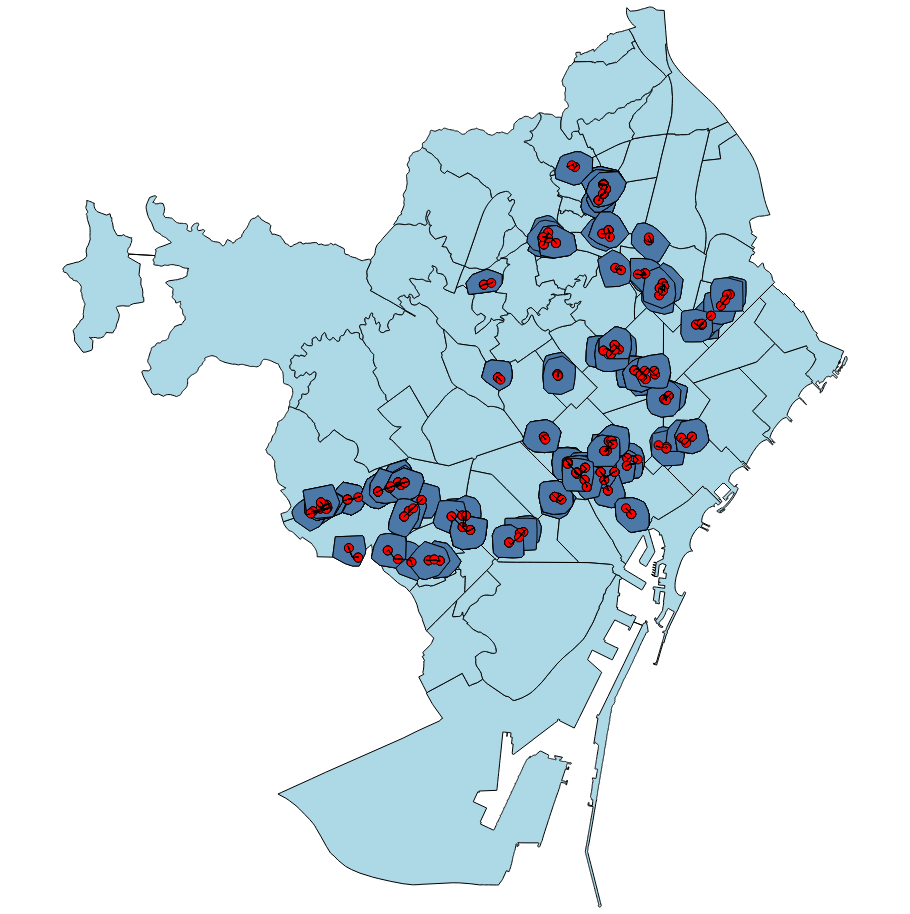

The notebook cell this image was saved under:
### Code cell
# Frame 1: polygons only
alt.data_transformers.enable("vegafusion")
polys_df = isocores_df_all[['id', 'geometry']].copy()
polys_df = gpd.GeoDataFrame(polys_df, geometry='geometry', crs="EPSG:4326")


not_self_exchanges = all_exchanges[all_exchanges['type'] == 'Exchange'].copy()
not_self_exchanges = not_self_exchanges[not_self_exchanges['mode'] == 'Bus - Tram']
origens = not_self_exchanges['origen'].unique().tolist()
destinations = not_self_exchanges['dest'].unique().tolist()
stops =  origens + destinations

isochrone_chart = alt.Chart(polys_df[polys_df['id'].isin(origens)]).mark_geoshape(
    stroke='black',
    strokeWidth=1
).encode(tooltip=['id'])

points = alt.Chart(all_stops[all_stops['id'].isin(stops)]).mark_geoshape(
    fill='red',
    stroke='black',
    strokeWidth=1,
    size=0
).encode(
    tooltip=['name']
)

itineraries_chart = alt.Chart(not_self_exchanges).mark_geoshape(
    filled = False,
    stroke='black',
    strokeWidth=1,
    size=0
)


(
neigh_layer + isochrone_chart + points + itineraries_chart  ).properties(
    width=900,
    height=900
)

### Figure 1 — Vega specification as saved in the notebook (floating-point values rounded to 4 significant figures; data arrays with more than 128 entries replaced by an {"elided": "..."} marker saying what was removed)
{"$schema": "https://vega.github.io/schema/vega/v6.json", "data": [{"name": "data-ff3992ad043cdfa6038f5a9446ee4523", "values": [{"name": "la Barceloneta", "type": "Feature", "geometry": {"type": "Polygon", "coordinates": {"elided": "1x539x2 float values"}}}, {"name": "la Marina del Prat Vermell", "type": "Feature", "geometry": {"type": "Polygon", "coordinates": {"elided": "1x2940x2 float values"}}}, {"name": "Sant Antoni", "type": "Feature", "geometry": {"type": "Polygon", "coordinates": [[[2.168, 41.38], [2.168, 41.38], [2.158, 41.38], [2.156, 41.38], [2.154, 41.38], [2.151, 41.38], [2.15, 41.38], [2.15, 41.38], [2.152, 41.38], [2.153, 41.38], [2.156, 41.38], [2.159, 41.38], [2.161, 41.38], [2.162, 41.38], [2.163, 41.39], [2.164, 41.39], [2.165, 41.39], [2.164, 41.39], [2.163, 41.38], [2.167, 41.38], [2.168, 41.38]]]}}, {"name": "Vallvidrera, el Tibidabo i les Planes", "type": "Feature", "geometry": {"type": "Polygon", "coordinates": {"elided": "1x1725x2 float values"}}}, {"name": "Sarrià", "type": "Feature", "geometry": {"type": "Polygon", "coordinates": {"elided": "1x656x2 float values"}}}, {"name": "Vallcarca i els Penitents", "type": "Feature", "geometry": {"type": "Polygon", "coordinates": {"elided": "1x521x2 float values"}}}, {"name": "Baró de Viver", "type": "Feature", "geometry": {"type": "Polygon", "coordinates": [[[2.197, 41.44], [2.196, 41.44], [2.196, 41.44], [2.196, 41.44], [2.196, 41.44], [2.197, 41.45], [2.197, 41.45], [2.198, 41.45], [2.198, 41.45], [2.2, 41.45], [2.201, 41.45], [2.202, 41.45], [2.203, 41.45], [2.203, 41.45], [2.202, 41.45], [2.202, 41.45], [2.199, 41.45], [2.199, 41.45], [2.199, 41.44], [2.2, 41.44], [2.197, 41.44]]]}}, {"name": "Sant Genís dels Agudells", "type": "Feature", "geometry": {"type": "Polygon", "coordinates": {"elided": "1x580x2 float values"}}}, {"name": "Horta", "type": "Feature", "geometry": {"type": "Polygon", "coordinates": {"elided": "1x671x2 float values"}}}, {"name": "l'Antiga Esquerra de l'Eixample", "type": "Feature", "geometry": {"type": "Polygon", "coordinates": [[[2.157, 41.39], [2.158, 41.39], [2.16, 41.39], [2.161, 41.39], [2.162, 41.39], [2.164, 41.39], [2.165, 41.39], [2.165, 41.39], [2.164, 41.39], [2.163, 41.39], [2.162, 41.38], [2.161, 41.38], [2.159, 41.38], [2.157, 41.38], [2.156, 41.38], [2.154, 41.39], [2.153, 41.39], [2.152, 41.39], [2.151, 41.39], [2.148, 41.39], [2.148, 41.39], [2.144, 41.39], [2.144, 41.39], [2.144, 41.39], [2.144, 41.39], [2.144, 41.39], [2.144, 41.39], [2.145, 41.39], [2.145, 41.39], [2.145, 41.39], [2.145, 41.39], [2.145, 41.39], [2.145, 41.39], [2.145, 41.39], [2.145, 41.39], [2.145, 41.39], [2.145, 41.39], [2.145, 41.39], [2.145, 41.39], [2.145, 41.39], [2.145, 41.39], [2.155, 41.4], [2.155, 41.4], [2.156, 41.39], [2.157, 41.39]]]}}, {"name": "el Raval", "type": "Feature", "geometry": {"type": "Polygon", "coordinates": {"elided": "1x95x2 float values"}}}, {"name": "el Barri Gòtic", "type": "Feature", "geometry": {"type": "Polygon", "coordinates": {"elided": "1x119x2 float values"}}}, {"name": "Sant Pere, Santa Caterina i la Ribera", "type": "Feature", "geometry": {"type": "Polygon", "coordinates": {"elided": "1x65x2 float values"}}}, {"name": "el Fort Pienc", "type": "Feature", "geometry": {"type": "Polygon", "coordinates": [[[2.184, 41.39], [2.182, 41.39], [2.181, 41.39], [2.18, 41.39], [2.176, 41.39], [2.176, 41.39], [2.176, 41.39], [2.176, 41.39], [2.176, 41.39], [2.176, 41.39], [2.176, 41.39], [2.176, 41.39], [2.176, 41.39], [2.176, 41.39], [2.176, 41.39], [2.176, 41.4], [2.176, 41.4], [2.176, 41.4], [2.176, 41.4], [2.176, 41.4], [2.176, 41.4], [2.176, 41.4], [2.177, 41.4], [2.177, 41.4], [2.177, 41.4], [2.178, 41.4], [2.178, 41.4], [2.177, 41.4], [2.177, 41.4], [2.177, 41.4], [2.176, 41.4], [2.176, 41.4], [2.175, 41.4], [2.174, 41.4], [2.173, 41.4], [2.175, 41.4], [2.185, 41.4], [2.187, 41.4], [2.187, 41.39], [2.187, 41.39], [2.187, 41.39], [2.187, 41.39], [2.187, 41.39], [2.187, 41.39], [2.187, 41.39], [2.187, 41.39], [2.187, 41.39], [2.187, 41.39], [2.187, 41.39], [2.187, 41.39], [2.187, 41.39], [2.184, 41.39]]]}}, {"name": "la Sagrada Família", "type": "Feature", "geometry": {"type": "Polygon", "coordinates": [[[2.173, 41.4], [2.173, 41.4], [2.173, 41.4], [2.171, 41.4], [2.17, 41.4], [2.17, 41.4], [2.17, 41.4], [2.172, 41.4], [2.169, 41.41], [2.175, 41.41], [2.179, 41.41], [2.181, 41.41], [2.182, 41.41], [2.183, 41.41], [2.186, 41.4], [2.185, 41.4], [2.185, 41.4], [2.175, 41.4], [2.173, 41.4]]]}}, {"name": "la Dreta de l'Eixample", "type": "Feature", "geometry": {"type": "Polygon", "coordinates": {"elided": "1x65x2 float values"}}}, {"name": "la Nova Esquerra de l'Eixample", "type": "Feature", "geometry": {"type": "Polygon", "coordinates": [[[2.152, 41.38], [2.15, 41.38], [2.149, 41.38], [2.149, 41.38], [2.148, 41.38], [2.142, 41.38], [2.143, 41.39], [2.143, 41.39], [2.143, 41.39], [2.143, 41.39], [2.144, 41.39], [2.144, 41.39], [2.148, 41.39], [2.148, 41.39], [2.151, 41.39], [2.152, 41.39], [2.153, 41.39], [2.154, 41.39], [2.156, 41.38], [2.157, 41.38], [2.159, 41.38], [2.156, 41.38], [2.153, 41.38], [2.152, 41.38]]]}}, {"name": "el Poble-sec", "type": "Feature", "geometry": {"type": "Polygon", "coordinates": {"elided": "1x312x2 float values"}}}, {"name": "la Marina de Port", "type": "Feature", "geometry": {"type": "Polygon", "coordinates": {"elided": "1x182x2 float values"}}}, {"name": "la Font de la Guatlla", "type": "Feature", "geometry": {"type": "Polygon", "coordinates": {"elided": "1x91x2 float values"}}}, {"name": "Hostafrancs", "type": "Feature", "geometry": {"type": "Polygon", "coordinates": {"elided": "1x91x2 float values"}}}, {"name": "la Bordeta", "type": "Feature", "geometry": {"type": "Polygon", "coordinates": {"elided": "1x92x2 float values"}}}, {"name": "Sants - Badal", "type": "Feature", "geometry": {"type": "Polygon", "coordinates": [[[2.13, 41.38], [2.13, 41.38], [2.131, 41.37], [2.131, 41.37], [2.132, 41.37], [2.132, 41.37], [2.132, 41.37], [2.131, 41.37], [2.131, 41.37], [2.131, 41.37], [2.131, 41.37], [2.131, 41.37], [2.13, 41.37], [2.13, 41.37], [2.13, 41.37], [2.129, 41.37], [2.129, 41.37], [2.129, 41.37], [2.129, 41.37], [2.128, 41.37], [2.128, 41.37], [2.127, 41.37], [2.127, 41.37], [2.126, 41.37], [2.126, 41.37], [2.126, 41.37], [2.125, 41.37], [2.125, 41.37], [2.124, 41.37], [2.124, 41.37], [2.124, 41.37], [2.124, 41.37], [2.124, 41.37], [2.124, 41.37], [2.124, 41.37], [2.124, 41.37], [2.124, 41.37], [2.124, 41.37], [2.123, 41.37], [2.122, 41.38], [2.122, 41.38], [2.122, 41.38], [2.122, 41.38], [2.123, 41.38], [2.125, 41.38], [2.128, 41.38], [2.129, 41.38], [2.129, 41.38], [2.13, 41.38], [2.13, 41.38], [2.13, 41.38]]]}}, {"name": "Sants", "type": "Feature", "geometry": {"type": "Polygon", "coordinates": {"elided": "1x106x2 float values"}}}, {"name": "les Corts", "type": "Feature", "geometry": {"type": "Polygon", "coordinates": {"elided": "1x82x2 float values"}}}, {"name": "la Maternitat i Sant Ramon", "type": "Feature", "geometry": {"type": "Polygon", "coordinates": {"elided": "1x86x2 float values"}}}, {"name": "Pedralbes", "type": "Feature", "geometry": {"type": "Polygon", "coordinates": {"elided": "1x313x2 float values"}}}, {"name": "les Tres Torres", "type": "Feature", "geometry": {"type": "Polygon", "coordinates": {"elided": "1x116x2 float values"}}}, {"name": "Sant Gervasi - la Bonanova", "type": "Feature", "geometry": {"type": "Polygon", "coordinates": {"elided": "1x514x2 float values"}}}, {"name": "Sant Gervasi - Galvany", "type": "Feature", "geometry": {"type": "Polygon", "coordinates": {"elided": "1x134x2 float values"}}}, {"name": "el Putxet i el Farró", "type": "Feature", "geometry": {"type": "Polygon", "coordinates": {"elided": "1x185x2 float values"}}}, {"name": "el Coll", "type": "Feature", "geometry": {"type": "Polygon", "coordinates": {"elided": "1x179x2 float values"}}}, {"name": "la Salut", "type": "Feature", "geometry": {"type": "Polygon", "coordinates": {"elided": "1x169x2 float values"}}}, {"name": "la Vila de Gràcia", "type": "Feature", "geometry": {"type": "Polygon", "coordinates": {"elided": "1x84x2 float values"}}}, {"name": "el Camp d'en Grassot i Gràcia Nova", "type": "Feature", "geometry": {"type": "Polygon", "coordinates": [[[2.169, 41.4], [2.167, 41.4], [2.166, 41.4], [2.165, 41.4], [2.165, 41.4], [2.164, 41.4], [2.164, 41.4], [2.163, 41.4], [2.162, 41.4], [2.162, 41.4], [2.162, 41.4], [2.164, 41.4], [2.163, 41.41], [2.163, 41.41], [2.163, 41.41], [2.163, 41.41], [2.162, 41.41], [2.162, 41.41], [2.161, 41.41], [2.161, 41.41], [2.161, 41.41], [2.161, 41.41], [2.16, 41.41], [2.16, 41.41], [2.16, 41.41], [2.159, 41.41], [2.158, 41.41], [2.158, 41.41], [2.16, 41.41], [2.161, 41.41], [2.162, 41.41], [2.162, 41.41], [2.163, 41.41], [2.164, 41.41], [2.164, 41.41], [2.164, 41.41], [2.165, 41.41], [2.169, 41.41], [2.172, 41.4], [2.169, 41.4]]]}}, {"name": "el Baix Guinardó", "type": "Feature", "geometry": {"type": "Polygon", "coordinates": [[[2.17, 41.41], [2.169, 41.41], [2.165, 41.41], [2.164, 41.41], [2.164, 41.41], [2.164, 41.41], [2.163, 41.41], [2.162, 41.41], [2.161, 41.41], [2.161, 41.41], [2.161, 41.41], [2.161, 41.41], [2.162, 41.41], [2.162, 41.41], [2.162, 41.41], [2.162, 41.41], [2.163, 41.41], [2.163, 41.41], [2.163, 41.41], [2.163, 41.41], [2.164, 41.41], [2.164, 41.41], [2.164, 41.41], [2.164, 41.41], [2.166, 41.41], [2.166, 41.41], [2.167, 41.42], [2.167, 41.42], [2.168, 41.42], [2.168, 41.42], [2.168, 41.42], [2.168, 41.42], [2.168, 41.42], [2.168, 41.42], [2.168, 41.42], [2.168, 41.42], [2.169, 41.42], [2.169, 41.42], [2.169, 41.42], [2.169, 41.42], [2.169, 41.42], [2.169, 41.42], [2.169, 41.42], [2.169, 41.42], [2.169, 41.42], [2.169, 41.42], [2.169, 41.42], [2.169, 41.42], [2.169, 41.41], [2.17, 41.41], [2.17, 41.41], [2.17, 41.41], [2.17, 41.41], [2.17, 41.41], [2.171, 41.41], [2.171, 41.41], [2.171, 41.41], [2.171, 41.41], [2.172, 41.41], [2.173, 41.41], [2.174, 41.41], [2.174, 41.41], [2.17, 41.41]]]}}, {"name": "Can Baró", "type": "Feature", "geometry": {"type": "Polygon", "coordinates": {"elided": "1x329x2 float values"}}}, {"name": "el Clot", "type": "Feature", "geometry": {"type": "Polygon", "coordinates": [[[2.192, 41.41], [2.194, 41.41], [2.194, 41.41], [2.194, 41.41], [2.194, 41.41], [2.195, 41.41], [2.195, 41.41], [2.195, 41.41], [2.195, 41.41], [2.196, 41.41], [2.197, 41.41], [2.197, 41.41], [2.197, 41.41], [2.195, 41.41], [2.193, 41.41], [2.191, 41.41], [2.19, 41.41], [2.188, 41.4], [2.188, 41.4], [2.188, 41.4], [2.188, 41.4], [2.188, 41.4], [2.187, 41.4], [2.187, 41.4], [2.187, 41.4], [2.187, 41.4], [2.187, 41.4], [2.186, 41.4], [2.186, 41.4], [2.186, 41.4], [2.186, 41.4], [2.183, 41.41], [2.185, 41.41], [2.186, 41.41], [2.187, 41.41], [2.187, 41.41], [2.187, 41.41], [2.187, 41.42], [2.187, 41.42], [2.188, 41.41], [2.189, 41.41], [2.19, 41.41], [2.191, 41.42], [2.191, 41.42], [2.192, 41.41]]]}}, {"name": "el Guinardó", "type": "Feature", "geometry": {"type": "Polygon", "coordinates": {"elided": "1x327x2 float values"}}}, {"name": "la Teixonera", "type": "Feature", "geometry": {"type": "Polygon", "coordinates": {"elided": "1x127x2 float values"}}}, {"name": "la Font d'en Fargues", "type": "Feature", "geometry": {"type": "Polygon", "coordinates": {"elided": "1x211x2 float values"}}}, {"name": "la Vall d'Hebron", "type": "Feature", "geometry": {"type": "Polygon", "coordinates": {"elided": "1x235x2 float values"}}}, {"name": "el Carmel", "type": "Feature", "geometry": {"type": "Polygon", "coordinates": {"elided": "1x373x2 float values"}}}, {"name": "el Parc i la Llacuna del Poblenou", "type": "Feature", "geometry": {"type": "Polygon", "coordinates": [[[2.194, 41.41], [2.195, 41.4], [2.195, 41.4], [2.196, 41.4], [2.197, 41.4], [2.197, 41.4], [2.197, 41.4], [2.197, 41.4], [2.195, 41.4], [2.194, 41.4], [2.194, 41.4], [2.195, 41.4], [2.196, 41.4], [2.195, 41.4], [2.191, 41.39], [2.19, 41.39], [2.189, 41.39], [2.188, 41.39], [2.187, 41.39], [2.185, 41.39], [2.182, 41.39], [2.187, 41.39], [2.187, 41.39], [2.187, 41.39], [2.187, 41.39], [2.187, 41.39], [2.187, 41.39], [2.187, 41.39], [2.187, 41.39], [2.187, 41.39], [2.187, 41.39], [2.187, 41.39], [2.187, 41.39], [2.187, 41.39], [2.187, 41.4], [2.185, 41.4], [2.186, 41.4], [2.186, 41.4], [2.186, 41.4], [2.186, 41.4], [2.187, 41.4], [2.187, 41.4], [2.187, 41.4], [2.187, 41.4], [2.187, 41.4], [2.188, 41.4], [2.188, 41.4], [2.188, 41.4], [2.188, 41.4], [2.188, 41.4], [2.19, 41.41], [2.191, 41.41], [2.193, 41.41], [2.194, 41.41], [2.194, 41.41]]]}}, {"name": "Montbau", "type": "Feature", "geometry": {"type": "Polygon", "coordinates": {"elided": "1x458x2 float values"}}}, {"name": "Provençals del Poblenou", "type": "Feature", "geometry": {"type": "Polygon", "coordinates": [[[2.196, 41.41], [2.194, 41.41], [2.193, 41.41], [2.191, 41.41], [2.193, 41.41], [2.195, 41.41], [2.197, 41.41], [2.198, 41.41], [2.202, 41.41], [2.203, 41.42], [2.205, 41.42], [2.208, 41.42], [2.21, 41.42], [2.21, 41.42], [2.21, 41.42], [2.209, 41.42], [2.209, 41.42], [2.208, 41.42], [2.208, 41.42], [2.208, 41.42], [2.207, 41.42], [2.209, 41.41], [2.21, 41.41], [2.211, 41.41], [2.212, 41.41], [2.211, 41.41], [2.21, 41.41], [2.209, 41.41], [2.208, 41.41], [2.206, 41.41], [2.204, 41.41], [2.202, 41.41], [2.199, 41.41], [2.196, 41.41]]]}}, {"name": "la Clota", "type": "Feature", "geometry": {"type": "Polygon", "coordinates": {"elided": "1x141x2 float values"}}}, {"name": "Vilapicina i la Torre Llobeta", "type": "Feature", "geometry": {"type": "Polygon", "coordinates": [[[2.166, 41.43], [2.166, 41.43], [2.166, 41.43], [2.166, 41.43], [2.167, 41.43], [2.167, 41.43], [2.169, 41.43], [2.169, 41.43], [2.17, 41.43], [2.172, 41.43], [2.173, 41.43], [2.174, 41.43], [2.175, 41.43], [2.176, 41.43], [2.177, 41.43], [2.178, 41.43], [2.183, 41.43], [2.184, 41.43], [2.184, 41.43], [2.184, 41.43], [2.179, 41.43], [2.177, 41.43], [2.177, 41.43], [2.177, 41.43], [2.176, 41.43], [2.176, 41.43], [2.176, 41.43], [2.17, 41.43], [2.17, 41.43], [2.167, 41.43], [2.165, 41.43], [2.164, 41.43], [2.164, 41.43], [2.164, 41.43], [2.164, 41.43], [2.164, 41.43], [2.164, 41.43], [2.164, 41.43], [2.164, 41.43], [2.165, 41.43], [2.165, 41.43], [2.166, 41.43], [2.165, 41.43], [2.164, 41.43], [2.164, 41.43], [2.164, 41.43], [2.165, 41.43], [2.165, 41.43], [2.166, 41.43]]]}}, {"name": "Porta", "type": "Feature", "geometry": {"type": "Polygon", "coordinates": [[[2.185, 41.44], [2.183, 41.43], [2.183, 41.43], [2.183, 41.43], [2.183, 41.43], [2.183, 41.43], [2.178, 41.43], [2.177, 41.43], [2.176, 41.43], [2.175, 41.43], [2.175, 41.43], [2.174, 41.43], [2.174, 41.43], [2.174, 41.43], [2.174, 41.43], [2.173, 41.43], [2.173, 41.43], [2.173, 41.43], [2.173, 41.43], [2.172, 41.43], [2.172, 41.43], [2.172, 41.44], [2.172, 41.44], [2.172, 41.44], [2.173, 41.44], [2.173, 41.44], [2.173, 41.44], [2.174, 41.44], [2.174, 41.44], [2.174, 41.44], [2.174, 41.44], [2.174, 41.44], [2.174, 41.44], [2.174, 41.44], [2.175, 41.44], [2.175, 41.44], [2.175, 41.44], [2.175, 41.44], [2.175, 41.44], [2.175, 41.44], [2.175, 41.44], [2.175, 41.44], [2.175, 41.44], [2.179, 41.44], [2.18, 41.44], [2.182, 41.44], [2.182, 41.44], [2.185, 41.44]]]}}, {"name": "el Turó de la Peira", "type": "Feature", "geometry": {"type": "Polygon", "coordinates": {"elided": "1x105x2 float values"}}}, {"name": "Can Peguera", "type": "Feature", "geometry": {"type": "Polygon", "coordinates": {"elided": "1x78x2 float values"}}}, {"name": "la Guineueta", "type": "Feature", "geometry": {"type": "Polygon", "coordinates": {"elided": "1x149x2 float values"}}}, {"name": "Canyelles", "type": "Feature", "geometry": {"type": "Polygon", "coordinates": {"elided": "1x237x2 float values"}}}, {"name": "Sant Martí de Provençals", "type": "Feature", "geometry": {"type": "Polygon", "coordinates": [[[2.197, 41.41], [2.197, 41.41], [2.197, 41.41], [2.197, 41.41], [2.196, 41.41], [2.195, 41.41], [2.195, 41.41], [2.195, 41.41], [2.195, 41.41], [2.194, 41.41], [2.194, 41.41], [2.194, 41.41], [2.194, 41.41], [2.192, 41.41], [2.193, 41.42], [2.194, 41.42], [2.193, 41.42], [2.193, 41.42], [2.193, 41.42], [2.193, 41.42], [2.193, 41.42], [2.193, 41.42], [2.194, 41.42], [2.194, 41.42], [2.195, 41.42], [2.196, 41.42], [2.198, 41.42], [2.199, 41.42], [2.199, 41.42], [2.199, 41.42], [2.199, 41.42], [2.2, 41.42], [2.202, 41.42], [2.203, 41.42], [2.204, 41.42], [2.204, 41.42], [2.205, 41.42], [2.205, 41.42], [2.203, 41.42], [2.202, 41.41], [2.198, 41.41], [2.197, 41.41]]]}}, {"name": "les Roquetes", "type": "Feature", "geometry": {"type": "Polygon", "coordinates": {"elided": "1x343x2 float values"}}}, {"name": "Verdun", "type": "Feature", "geometry": {"type": "Polygon", "coordinates": [[[2.175, 41.44], [2.175, 41.44], [2.175, 41.44], [2.175, 41.44], [2.174, 41.44], [2.174, 41.44], [2.174, 41.44], [2.174, 41.44], [2.174, 41.44], [2.174, 41.44], [2.174, 41.44], [2.174, 41.44], [2.173, 41.44], [2.173, 41.44], [2.173, 41.44], [2.173, 41.44], [2.173, 41.44], [2.173, 41.44], [2.173, 41.44], [2.173, 41.44], [2.173, 41.44], [2.173, 41.44], [2.173, 41.44], [2.173, 41.44], [2.172, 41.44], [2.172, 41.44], [2.172, 41.44], [2.172, 41.44], [2.172, 41.44], [2.172, 41.44], [2.173, 41.44], [2.174, 41.44], [2.174, 41.44], [2.174, 41.44], [2.175, 41.44], [2.175, 41.44], [2.175, 41.44], [2.176, 41.44], [2.176, 41.44], [2.176, 41.45], [2.177, 41.45], [2.177, 41.45], [2.178, 41.45], [2.178, 41.45], [2.179, 41.45], [2.179, 41.45], [2.179, 41.45], [2.179, 41.45], [2.179, 41.45], [2.18, 41.45], [2.179, 41.45], [2.179, 41.44], [2.178, 41.44], [2.178, 41.44], [2.178, 41.44], [2.178, 41.44], [2.177, 41.44], [2.177, 41.44], [2.176, 41.44], [2.175, 41.44]]]}}, {"name": "la Prosperitat", "type": "Feature", "geometry": {"type": "Polygon", "coordinates": [[[2.176, 41.44], [2.175, 41.44], [2.175, 41.44], [2.175, 41.44], [2.175, 41.44], [2.175, 41.44], [2.175, 41.44], [2.175, 41.44], [2.175, 41.44], [2.175, 41.44], [2.175, 41.44], [2.175, 41.44], [2.176, 41.44], [2.177, 41.44], [2.177, 41.44], [2.178, 41.44], [2.178, 41.44], [2.178, 41.44], [2.178, 41.44], [2.179, 41.44], [2.179, 41.45], [2.18, 41.45], [2.18, 41.45], [2.18, 41.45], [2.18, 41.45], [2.18, 41.45], [2.181, 41.45], [2.182, 41.45], [2.183, 41.45], [2.185, 41.45], [2.186, 41.45], [2.187, 41.45], [2.187, 41.45], [2.187, 41.45], [2.187, 41.45], [2.188, 41.45], [2.186, 41.44], [2.186, 41.44], [2.185, 41.44], [2.182, 41.44], [2.182, 41.44], [2.18, 41.44], [2.179, 41.44], [2.176, 41.44]]]}}, {"name": "la Trinitat Nova", "type": "Feature", "geometry": {"type": "Polygon", "coordinates": {"elided": "1x128x2 float values"}}}, {"name": "Ciutat Meridiana", "type": "Feature", "geometry": {"type": "Polygon", "coordinates": {"elided": "1x170x2 float values"}}}, {"name": "Vallbona", "type": "Feature", "geometry": {"type": "Polygon", "coordinates": {"elided": "1x80x2 float values"}}}, {"name": "la Trinitat Vella", "type": "Feature", "geometry": {"type": "Polygon", "coordinates": {"elided": "1x99x2 float values"}}}, {"name": "Torre Baró", "type": "Feature", "geometry": {"type": "Polygon", "coordinates": {"elided": "1x492x2 float values"}}}, {"name": "el Bon Pastor", "type": "Feature", "geometry": {"type": "Polygon", "coordinates": {"elided": "1x143x2 float values"}}}, {"name": "Sant Andreu", "type": "Feature", "geometry": {"type": "Polygon", "coordinates": {"elided": "1x122x2 float values"}}}, {"name": "la Sagrera", "type": "Feature", "geometry": {"type": "Polygon", "coordinates": {"elided": "1x77x2 float values"}}}, {"name": "el Congrés i els Indians", "type": "Feature", "geometry": {"type": "Polygon", "coordinates": [[[2.181, 41.42], [2.181, 41.42], [2.181, 41.42], [2.181, 41.42], [2.181, 41.42], [2.181, 41.42], [2.181, 41.42], [2.18, 41.42], [2.177, 41.43], [2.176, 41.43], [2.176, 41.43], [2.177, 41.43], [2.177, 41.43], [2.177, 41.43], [2.179, 41.43], [2.184, 41.43], [2.184, 41.43], [2.184, 41.43], [2.184, 41.42], [2.184, 41.42], [2.184, 41.42], [2.183, 41.42], [2.182, 41.42], [2.182, 41.42], [2.182, 41.42], [2.181, 41.42], [2.181, 41.42]]]}}, {"name": "Navas", "type": "Feature", "geometry": {"type": "Polygon", "coordinates": [[[2.189, 41.42], [2.19, 41.42], [2.191, 41.42], [2.191, 41.42], [2.191, 41.42], [2.191, 41.42], [2.191, 41.42], [2.191, 41.42], [2.191, 41.42], [2.19, 41.41], [2.189, 41.41], [2.188, 41.41], [2.183, 41.42], [2.181, 41.42], [2.18, 41.42], [2.18, 41.42], [2.181, 41.42], [2.181, 41.42], [2.181, 41.42], [2.182, 41.42], [2.182, 41.42], [2.182, 41.42], [2.183, 41.42], [2.184, 41.42], [2.184, 41.42], [2.186, 41.42], [2.187, 41.42], [2.187, 41.42], [2.189, 41.42]]]}}, {"name": "el Camp de l'Arpa del Clot", "type": "Feature", "geometry": {"type": "Polygon", "coordinates": [[[2.185, 41.41], [2.183, 41.41], [2.182, 41.41], [2.181, 41.41], [2.179, 41.41], [2.175, 41.41], [2.181, 41.42], [2.183, 41.42], [2.187, 41.42], [2.187, 41.42], [2.187, 41.41], [2.187, 41.41], [2.187, 41.41], [2.186, 41.41], [2.185, 41.41]]]}}, {"name": "la Vila Olímpica del Poblenou", "type": "Feature", "geometry": {"type": "Polygon", "coordinates": {"elided": "1x288x2 float values"}}}, {"name": "el Poblenou", "type": "Feature", "geometry": {"type": "Polygon", "coordinates": {"elided": "1x85x2 float values"}}}, {"name": "la Verneda i la Pau", "type": "Feature", "geometry": {"type": "Polygon", "coordinates": {"elided": "1x78x2 float values"}}}, {"name": "Diagonal Mar i el Front Marítim del Poblenou", "type": "Feature", "geometry": {"type": "Polygon", "coordinates": {"elided": "1x388x2 float values"}}}, {"name": "el Besòs i el Maresme", "type": "Feature", "geometry": {"type": "Polygon", "coordinates": {"elided": "1x492x2 float values"}}}]}, {"name": "data-38203bf5987afa07ce4ac8546b1c329b", "values": {"elided": "370 records"}}, {"name": "data-072526b18aa3b442c707518af1293759", "values": {"elided": "420 records"}}, {"name": "data-3288287d3422a4dfc1228b40d8b72dc7", "values": {"elided": "545 records"}}], "marks": [{"type": "shape", "name": "layer_0_marks", "from": {"data": "data-ff3992ad043cdfa6038f5a9446ee4523"}, "encode": {"update": {"stroke": {"value": "black"}, "tooltip": {"signal": "{\"name\": isValid(datum[\"name\"]) ? datum[\"name\"] : \"\"+datum[\"name\"]}"}, "fill": {"value": "lightblue"}}}, "transform": [{"type": "geoshape", "projection": "projection"}], "style": ["geoshape"]}, {"type": "shape", "name": "layer_1_marks", "from": {"data": "data-38203bf5987afa07ce4ac8546b1c329b"}, "encode": {"update": {"fill": {"value": "#4c78a8"}, "tooltip": {"signal": "{\"id\": isValid(datum[\"id\"]) ? datum[\"id\"] : \"\"+datum[\"id\"]}"}, "stroke": {"value": "black"}, "strokeWidth": {"value": 1}}}, "transform": [{"type": "geoshape", "projection": "projection"}], "style": ["geoshape"]}, {"type": "shape", "name": "layer_2_marks", "from": {"data": "data-072526b18aa3b442c707518af1293759"}, "encode": {"update": {"tooltip": {"signal": "{\"name\": isValid(datum[\"name\"]) ? datum[\"name\"] : \"\"+datum[\"name\"]}"}, "stroke": {"value": "black"}, "strokeWidth": {"value": 1}, "fill": {"value": "red"}}}, "transform": [{"type": "geoshape", "projection": "projection"}], "style": ["geoshape"]}, {"type": "shape", "name": "layer_3_marks", "from": {"data": "data-3288287d3422a4dfc1228b40d8b72dc7"}, "encode": {"update": {"fill": {"value": "transparent"}, "strokeWidth": {"value": 1}, "stroke": {"value": "black"}}}, "transform": [{"type": "geoshape", "projection": "projection"}], "style": ["geoshape"]}], "projections": [{"name": "projection", "size": {"signal": "[width, height]"}, "fit": {"signal": "[data('data-ff3992ad043cdfa6038f5a9446ee4523'), data('data-38203bf5987afa07ce4ac8546b1c329b'), data('data-072526b18aa3b442c707518af1293759'), data('data-3288287d3422a4dfc1228b40d8b72dc7')]"}}], "style": "view", "padding": 5, "background": "white", "height": 900, "width": 900}
